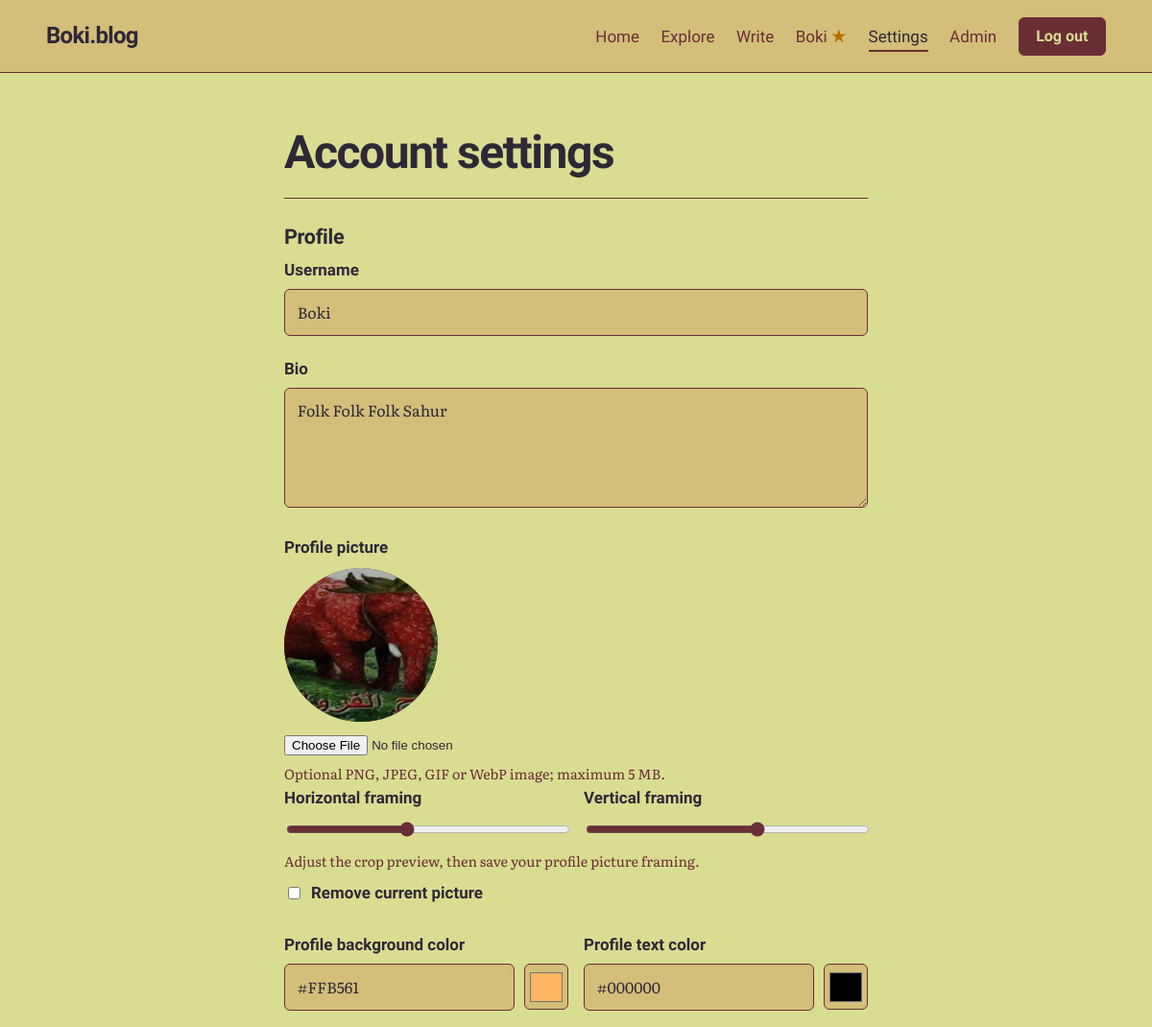
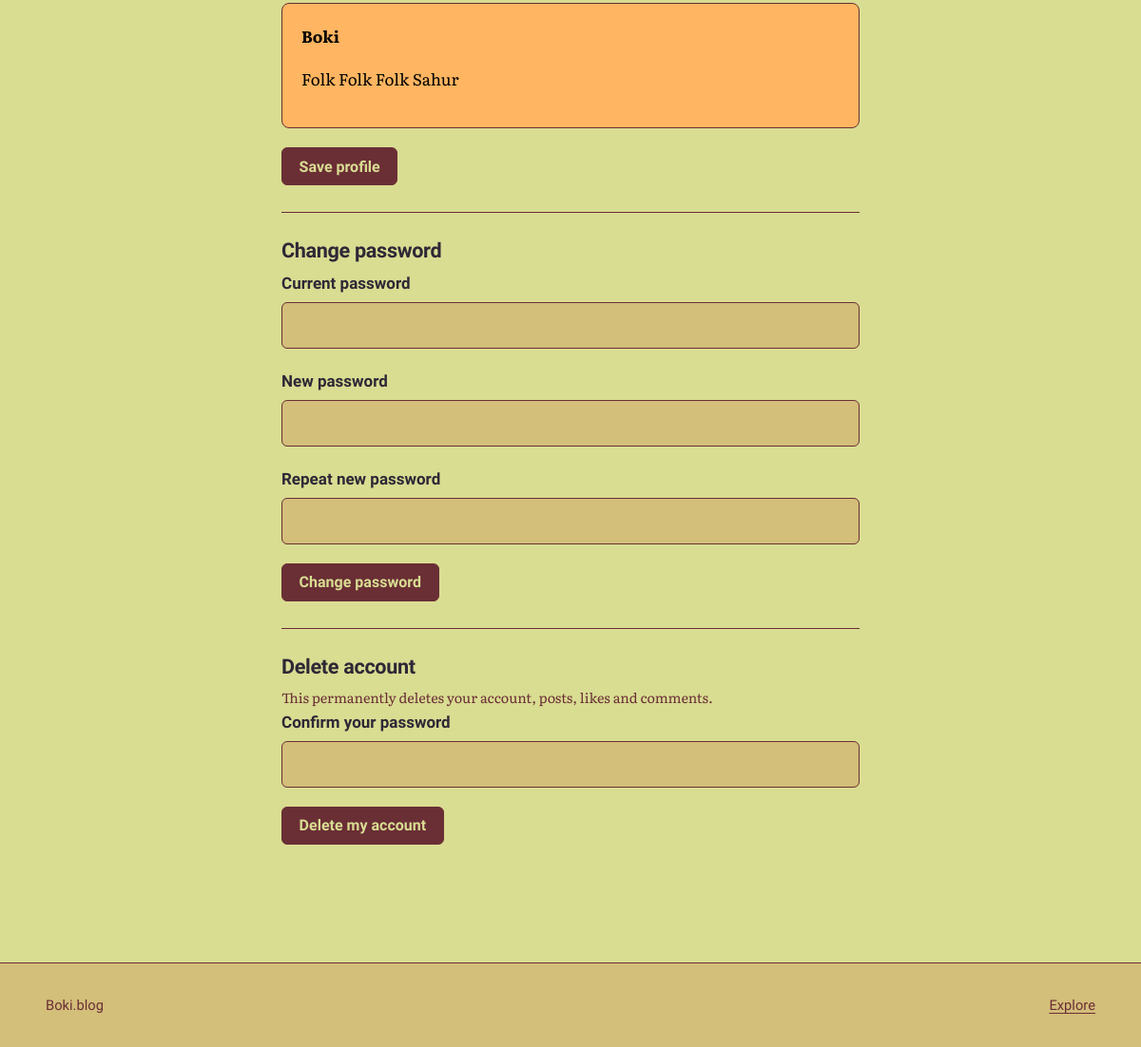
The app's page /settings (signed in) with its own data (2 pictures, top to bottom).
### tables this page shows
CREATE TABLE users (
    id            INTEGER PRIMARY KEY,
    username      TEXT NOT NULL UNIQUE COLLATE NOCASE,
    password_hash TEXT NOT NULL,
    is_admin      INTEGER NOT NULL DEFAULT 0,
    created_at    TEXT NOT NULL DEFAULT (datetime('now')),
    bio           TEXT NOT NULL DEFAULT '',
    avatar        TEXT,
    profile_bg    TEXT NOT NULL DEFAULT '#D9DD92',
    profile_text  TEXT NOT NULL DEFAULT '#2E2836'
, avatar_position_x INTEGER NOT NULL DEFAULT 50, avatar_position_y INTEGER NOT NULL DEFAULT 50);

### app.py (the view, shortened to what this page needs)
@app.route("/settings", methods=["GET", "POST"])
@login_required
def account_settings():
    settings = db().execute(
        "SELECT username, bio, avatar, avatar_position_x, avatar_position_y, "
        "profile_bg, profile_text "
        "FROM users WHERE id = ?", (g.user["id"],)).fetchone()
    return render_template("settings.html", settings=settings)

### app.py (called while the page is built)
def db():
    if "db" not in g:
        g.db = sqlite3.connect(DB_PATH)
        g.db.row_factory = sqlite3.Row
        g.db.execute("PRAGMA foreign_keys = ON")
    return g.db

@app.after_request
def security_headers(resp):
    resp.headers["Content-Security-Policy"] = (
        "default-src 'self'; style-src 'self' 'unsafe-inline' https://fonts.googleapis.com; "
        "font-src https://fonts.gstatic.com; img-src 'self' data:; "
        "form-action 'self'; frame-ancestors 'none'; base-uri 'self'")
    resp.headers["X-Content-Type-Options"] = "nosniff"
    resp.headers["Referrer-Policy"] = "same-origin"
    return resp

@app.context_processor
def inject_site():
    return {"site_name": app.config["SITE_NAME"]}

def login_required(view):
    @wraps(view)
    def wrapped(*args, **kwargs):
        if g.user is None:
            flash("Log in to continue.", "info")
            return redirect(url_for("login", next=request.full_path.rstrip("?")))
        return view(*args, **kwargs)
    return wrapped

### templates/settings.html (shortened to what this page needs)
{% extends "base.html" %}
{% block content %}
<div class="wrap page narrow">
  <h1 class="page-title">Account settings</h1>
  <section class="admin-block">
    <h2>Profile</h2>
    <form method="post" class="stack" enctype="multipart/form-data">
      <div class="field-group">
        <label for="username">Username</label>
        <input id="username" name="username" type="text" minlength="3" maxlength="24" pattern="[A-Za-z0-9_]{3,24}" value="{{ settings.username }}" required>
      </div>
      <div class="field-group">
        <label for="bio">Bio</label>
        <textarea id="bio" name="bio" rows="4" maxlength="500">{{ settings.bio }}</textarea>
      </div>
      <div class="field-group">
        <label for="avatar">Profile picture</label>
        <div class="avatar-crop-preview" data-avatar-crop-preview>
          <img
            id="avatar-crop-image"
            src="{{ url_for('uploaded_file', filename=settings.avatar) if settings.avatar else '' }}"
            alt="Profile picture crop preview"
            style="object-position: {{ settings.avatar_position_x }}% {{ settings.avatar_position_y }}%;"
            {% if not settings.avatar %}hidden{% endif %}>
        </div>
        <input id="avatar" name="avatar" type="file" accept="image/png,image/jpeg,image/gif,image/webp">
        <p class="help">Optional PNG, JPEG, GIF or WebP image; maximum 5 MB.</p>
        <div class="avatar-framing">
          <div class="field-group">
            <label for="avatar-position-x">Horizontal framing</label>
            <input id="avatar-position-x" name="avatar_position_x" type="range" min="0" max="100" value="{{ settings.avatar_position_x }}" data-avatar-position-x>
          </div>
          <div class="field-group">
            <label for="avatar-position-y">Vertical framing</label>
            <input id="avatar-position-y" name="avatar_position_y" type="range" min="0" max="100" value="{{ settings.avatar_position_y }}" data-avatar-position-y>
          </div>
        </div>
        <p class="help">Adjust the crop preview, then save your profile picture framing.</p>
        {% if settings.avatar %}
          <label class="check-field"><input type="checkbox" name="remove_avatar" value="1"> Remove current picture</label>
        {% endif %}
      </div>
      <div class="color-fields">
        <div class="field-group">
          <label for="profile-bg">Profile background color</label>
          <div class="color-control">
            <input id="profile-bg" name="profile_bg" type="text" value="{{ settings.profile_bg }}" maxlength="7" pattern="#?[0-9A-Fa-f]{6}" required data-color-hex>
            <input type="color" value="{{ settings.profile_bg }}" aria-label="Choose profile background color" data-color-wheel>
          </div>
        </div>
        <div class="field-group">
          <label for="profile-text">Profile text color</label>
          <div class="color-control">
            <input id="profile-text" name="profile_text" type="text" value="{{ settings.profile_text }}" maxlength="7" pattern="#?[0-9A-Fa-f]{6}" required data-color-hex>
            <input type="color" value="{{ settings.profile_text }}" aria-label="Choose profile text color" data-color-wheel>
          </div>
        </div>
      </div>
      <aside class="color-preview profile-color-preview" data-color-preview aria-label="Profile color preview">
        <strong data-preview-title>{{ settings.username }}</strong>
        <p data-preview-body>{{ settings.bio or 'Your profile bio will appear here.' }}</p>
      </aside>
      <div class="actions"><button class="button" type="submit">Save profile</button></div>
    </form>
  </section>
  <section class="admin-block">
    <h2>Change password</h2>
    <form method="post" action="{{ url_for('change_password') }}" class="stack">
      <div class="field-group">
        <label for="current-password">Current password</label>
        <input id="current-password" name="current_password" type="password" autocomplete="current-password" required>
      </div>
      <div class="field-group">
        <label for="new-password">New password</label>
        <input id="new-password" name="new_password" type="password" minlength="8" maxlength="128" autocomplete="new-password" required>
      </div>
      <div class="field-group">
        <label for="confirm-password">Repeat new password</label>
        <input id="confirm-password" name="confirm_password" type="password" minlength="8" maxlength="128" autocomplete="new-password" required>
      </div>
      <div class="actions"><button class="button" type="submit">Change password</button></div>
    </form>
  </section>
  <section class="admin-block danger-zone">
    <h2>Delete account</h2>
    <p class="help">This permanently deletes your account, posts, likes and comments.</p>
    <form method="post" action="{{ url_for('delete_account') }}" class="stack">
      <div class="field-group">
        <label for="delete-password">Confirm your password</label>
        <input id="delete-password" name="current_password" type="password" autocomplete="current-password" required>
      </div>
      <div class="actions"><button class="button danger" type="submit">Delete my account</button></div>
    </form>
  </section>
</div>
{% endblock %}

### templates/_macros.html (shortened to what this page needs)
{% macro user_name(username, crossword_star=false) %}
  {{ username }}{% if crossword_star %}<span class="achievement-star" role="img" aria-label="Solved the current Weekly Bokword" title="Solved the current Weekly Bokword">★</span>{% endif %}
{% endmacro %}

### static/style.css (style rules this page uses)
:root { --bg: #D9DD92; --surface: #D3BE7A; --ink: #2E2836; --chrome-ink: var(--ink); --ink-soft: #6A2E35; --line: #6A2E35; --accent: #6A2E35; --accent-ink: #D9DD92; --mark: #D3BE7A; --danger: #6A2E35; --ok: #2E2836; --font-display: "Bricolage Grotesque", "Helvetica Neue", Arial, sans-serif; --font-body: "Literata", Georgia, "Times New Roman", serif; --measure: 38rem; --page: 72rem; --gap: clamp(1.25rem, 4vw, 3rem); }
*, *::before, *::after { box-sizing: border-box; }
html { -webkit-text-size-adjust: 100%; }
body { margin: 0; min-height: 100vh; display: flex; flex-direction: column; background: var(--bg); color: var(--ink); font-family: var(--font-body); font-size: 1.0625rem; line-height: 1.65; }
h1, h2, h3, h4 { font-family: var(--font-display); line-height: 1.12; letter-spacing: -0.015em; margin: 0; }
.wrap { width: min(100% - 2 * var(--gap), var(--page)); margin-inline: auto; }
.achievement-star { color: #B56D00; font-size: 1.1em; line-height: 1; margin-left: 0.2em; vertical-align: baseline; }
.page { padding-block: clamp(2rem, 5vw, 3.5rem) clamp(3rem, 8vw, 6rem); }
.page.narrow { max-width: 38rem; margin-inline: auto; }
.page-title { font-size: clamp(2rem, 5vw, 3rem); font-weight: 800; letter-spacing: -0.03em; margin-bottom: 1.25rem; }
.avatar-crop-preview { width: 10rem; height: 10rem; overflow: hidden; border-radius: 50%; margin-block: 0.5rem; background: var(--accent); color: var(--accent-ink); }
.avatar-crop-preview img { display: block; width: 100%; height: 100%; object-fit: cover; }
.avatar-framing { display: grid; grid-template-columns: repeat(auto-fit, minmax(13rem, 1fr)); gap: 1rem; }
.avatar-framing input[type="range"] { width: 100%; accent-color: var(--accent); }
.check-field { display: flex !important; align-items: center; gap: 0.5rem; margin-block: 0.5rem; }
.check-field input { width: auto; }
.color-fields { display: grid; grid-template-columns: repeat(auto-fit, minmax(13rem, 1fr)); gap: 1rem; }
.color-control { display: flex; gap: 0.6rem; align-items: center; }
.color-control input[data-color-hex] { min-width: 0; }
input[type="color"] { width: 3.5rem; height: 3rem; padding: 0.2rem; border: 1px solid var(--line); border-radius: 6px; background: var(--surface); cursor: pointer; }
input[type="text"], input[type="password"], input[type="search"], select, textarea { width: 100%; padding: 0.65rem 0.8rem; border: 1px solid var(--line); border-radius: 6px; background: var(--surface); color: var(--ink); font: inherit; font-size: 1rem; }
textarea { resize: vertical; line-height: 1.6; }
.stack { display: grid; gap: 1.25rem; }
.field-group label { display: block; margin-bottom: 0.35rem; font-family: var(--font-display); font-weight: 600; }
.help { margin: 0.35rem 0 0; font-size: 0.9rem; color: var(--ink-soft); }
.actions { display: flex; flex-wrap: wrap; align-items: center; gap: 1rem; }
.button { display: inline-block; padding: 0.6rem 1.1rem; border: 1px solid var(--accent); border-radius: 6px; background: var(--accent); color: var(--accent-ink); font-family: var(--font-display); font-weight: 600; font-size: 1rem; text-decoration: none; cursor: pointer; }
.button.secondary, .button.danger { background: var(--accent); border-color: var(--accent); color: var(--accent-ink); }
.color-preview { padding: 1.25rem; border: 1px solid var(--line); border-radius: 8px; background: var(--preview-background, var(--surface)); color: var(--preview-body, var(--ink)); }
.profile-color-preview, .profile-color-preview h3 { color: var(--preview-text, var(--ink)); }
.danger-zone { border-color: var(--danger); }
.admin-block { padding-block: 1.75rem; border-top: 1px solid var(--line); }
.admin-block h2 { font-size: 1.35rem; margin-bottom: 0.5rem; }

### records on screen
users: username "Boki", bio "Folk Folk Folk Sahur", avatar (picture), avatar_position_x "42", avatar_position_y "61", profile_bg "#FFB561", profile_bg "#ffb561", profile_text "#000000"

### other values on screen
{{ site_name }} "Boki.blog"
